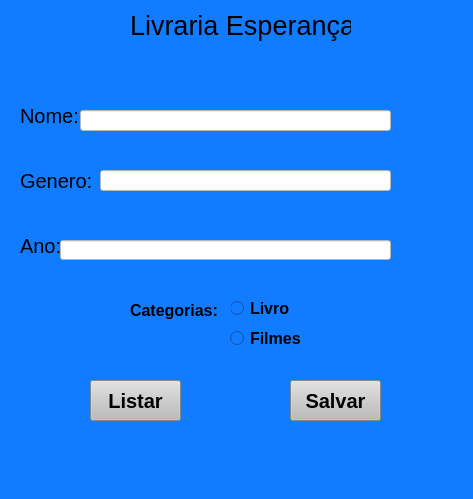
<?xml version="1.0" encoding="UTF-8"?>
<ui version="4.0">
 <class>MainWindow</class>
 <widget class="QMainWindow" name="MainWindow">
  <property name="geometry">
   <rect>
    <x>0</x>
    <y>0</y>
    <width>473</width>
    <height>499</height>
   </rect>
  </property>
  <property name="windowTitle">
   <string>MainWindow</string>
  </property>
  <property name="styleSheet">
   <string notr="true">background-color: rgb(17, 124, 255);</string>
  </property>
  <widget class="QWidget" name="centralwidget">
   <widget class="QLabel" name="titulo">
    <property name="geometry">
     <rect>
      <x>130</x>
      <y>10</y>
      <width>221</width>
      <height>31</height>
     </rect>
    </property>
    <property name="font">
     <font>
      <pointsize>20</pointsize>
     </font>
    </property>
    <property name="text">
     <string>Livraria Esperança</string>
    </property>
   </widget>
   <widget class="QLabel" name="nome">
    <property name="geometry">
     <rect>
      <x>20</x>
      <y>100</y>
      <width>81</width>
      <height>31</height>
     </rect>
    </property>
    <property name="font">
     <font>
      <pointsize>15</pointsize>
     </font>
    </property>
    <property name="text">
     <string>Nome:</string>
    </property>
   </widget>
   <widget class="QLabel" name="genero">
    <property name="geometry">
     <rect>
      <x>20</x>
      <y>160</y>
      <width>111</width>
      <height>41</height>
     </rect>
    </property>
    <property name="font">
     <font>
      <pointsize>15</pointsize>
     </font>
    </property>
    <property name="text">
     <string>Genero:</string>
    </property>
   </widget>
   <widget class="QLabel" name="ano">
    <property name="geometry">
     <rect>
      <x>20</x>
      <y>230</y>
      <width>71</width>
      <height>31</height>
     </rect>
    </property>
    <property name="font">
     <font>
      <pointsize>15</pointsize>
     </font>
    </property>
    <property name="text">
     <string>Ano:</string>
    </property>
   </widget>
   <widget class="QLineEdit" name="linenome">
    <property name="geometry">
     <rect>
      <x>80</x>
      <y>110</y>
      <width>311</width>
      <height>21</height>
     </rect>
    </property>
    <property name="styleSheet">
     <string notr="true">background-color: rgb(255, 255, 255);</string>
    </property>
   </widget>
   <widget class="QLineEdit" name="linegenero">
    <property name="geometry">
     <rect>
      <x>100</x>
      <y>170</y>
      <width>291</width>
      <height>21</height>
     </rect>
    </property>
    <property name="styleSheet">
     <string notr="true">background-color: rgb(255, 255, 255);</string>
    </property>
   </widget>
   <widget class="QLineEdit" name="lineano">
    <property name="geometry">
     <rect>
      <x>60</x>
      <y>240</y>
      <width>331</width>
      <height>20</height>
     </rect>
    </property>
    <property name="styleSheet">
     <string notr="true">background-color: rgb(255, 255, 255);</string>
    </property>
    <property name="text">
     <string/>
    </property>
   </widget>
   <widget class="QRadioButton" name="radiolivro">
    <property name="geometry">
     <rect>
      <x>230</x>
      <y>300</y>
      <width>82</width>
      <height>17</height>
     </rect>
    </property>
    <property name="font">
     <font>
      <pointsize>12</pointsize>
      <weight>75</weight>
      <bold>true</bold>
     </font>
    </property>
    <property name="text">
     <string>Livro</string>
    </property>
   </widget>
   <widget class="QRadioButton" name="radiofilme">
    <property name="geometry">
     <rect>
      <x>230</x>
      <y>330</y>
      <width>82</width>
      <height>17</height>
     </rect>
    </property>
    <property name="font">
     <font>
      <pointsize>12</pointsize>
      <weight>75</weight>
      <bold>true</bold>
     </font>
    </property>
    <property name="text">
     <string>Filmes</string>
    </property>
   </widget>
   <widget class="QLabel" name="categoria">
    <property name="geometry">
     <rect>
      <x>130</x>
      <y>290</y>
      <width>101</width>
      <height>41</height>
     </rect>
    </property>
    <property name="font">
     <font>
      <pointsize>12</pointsize>
      <weight>75</weight>
      <bold>true</bold>
     </font>
    </property>
    <property name="text">
     <string>Categorias:</string>
    </property>
   </widget>
   <widget class="QPushButton" name="salvar">
    <property name="geometry">
     <rect>
      <x>290</x>
      <y>380</y>
      <width>91</width>
      <height>41</height>
     </rect>
    </property>
    <property name="font">
     <font>
      <pointsize>15</pointsize>
      <weight>75</weight>
      <bold>true</bold>
     </font>
    </property>
    <property name="styleSheet">
     <string notr="true">background-color: rgb(188, 188, 188);</string>
    </property>
    <property name="text">
     <string>Salvar</string>
    </property>
   </widget>
   <widget class="QPushButton" name="listar">
    <property name="geometry">
     <rect>
      <x>90</x>
      <y>380</y>
      <width>91</width>
      <height>41</height>
     </rect>
    </property>
    <property name="font">
     <font>
      <pointsize>15</pointsize>
      <weight>75</weight>
      <bold>true</bold>
     </font>
    </property>
    <property name="styleSheet">
     <string notr="true">background-color: rgb(188, 188, 188);</string>
    </property>
    <property name="text">
     <string>Listar</string>
    </property>
   </widget>
  </widget>
  <widget class="QStatusBar" name="statusbar"/>
 </widget>
 <resources/>
 <connections/>
</ui>
